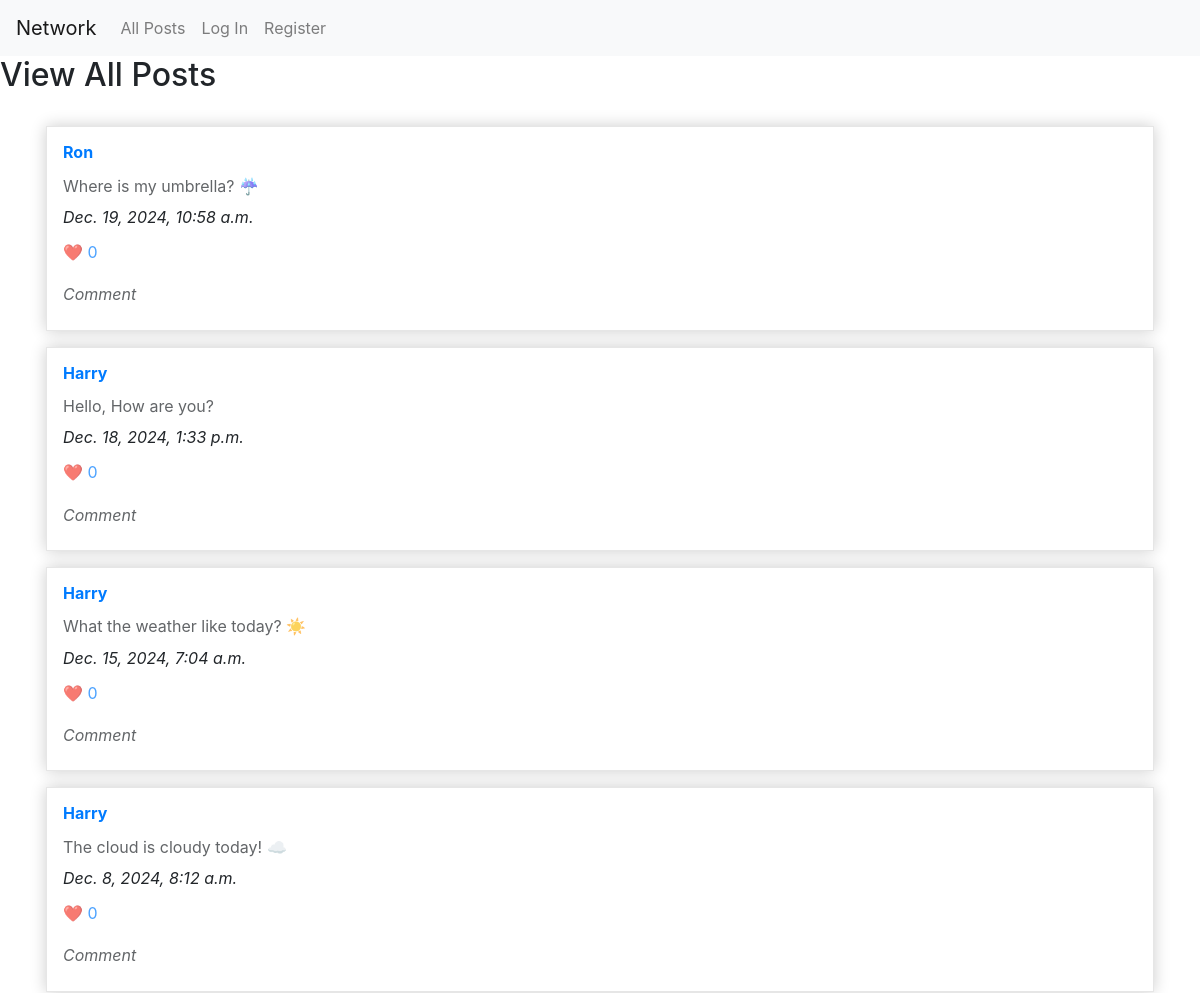
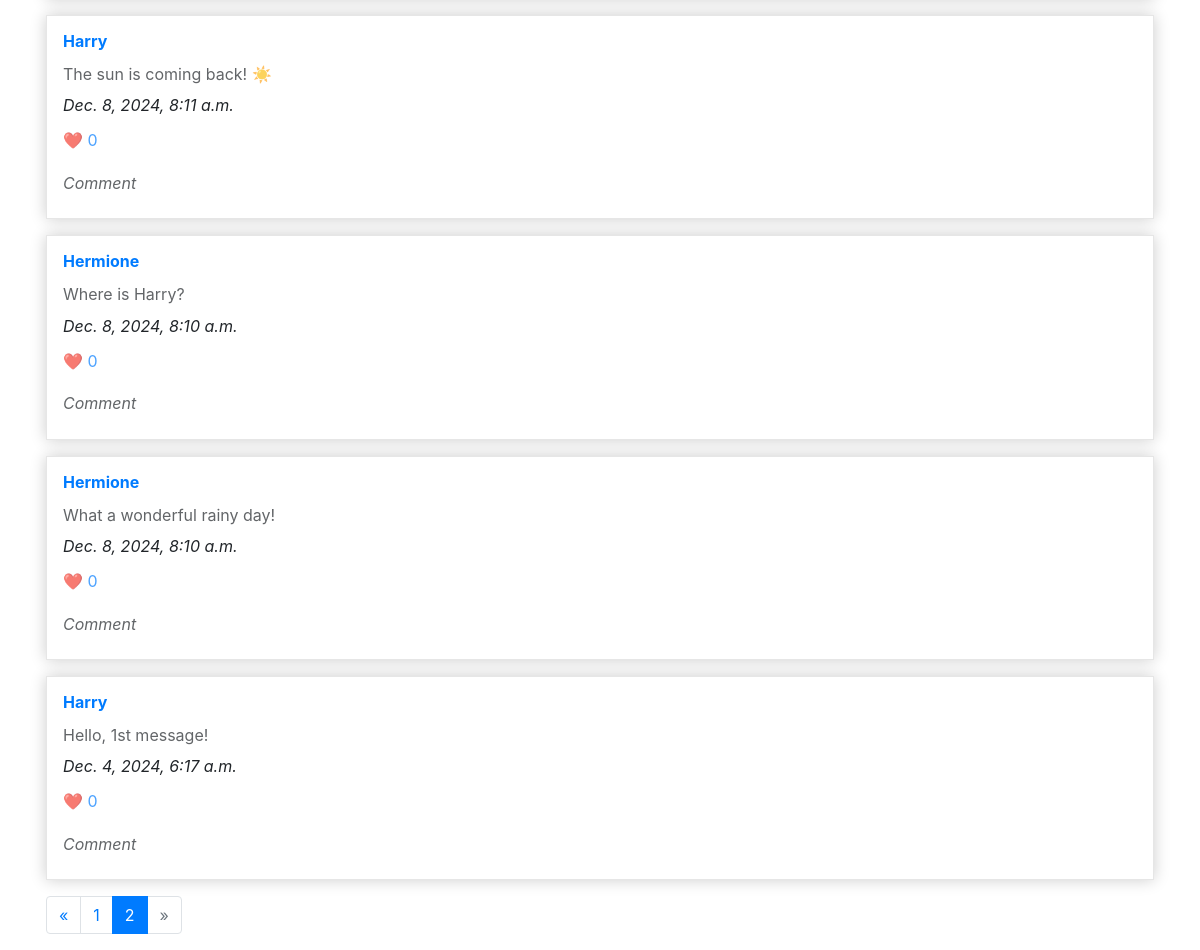
Screenshot of /?page=2 with the database file from the repository (2 pictures, top to bottom).
### network/models.py (models this page shows)
class Post(models.Model):
    user = models.ForeignKey("User", on_delete=models.CASCADE, related_name="posts")
    content = models.TextField()
    date = models.DateTimeField(auto_now_add=True)
    likes = models.ManyToManyField("User", related_name="liked_posts", blank=True)
    like = models.IntegerField(blank=True, null=True)

class User(AbstractUser):
    pass

### network/views.py (the view)
# urls.py: path("", views.index, name="index"),
def index(request):
    posts = Post.objects.all().filter().order_by("-date")
    posts = Paginator(posts, 10)
    page_number = request.GET.get('page')
    posts = posts.get_page(page_number)
    current_user = request.user
    return render(request, "network/index.html", {
        "posts": posts,
        "current_user": current_user
    })

### network/templates/network/index.html (shortened to what this page needs)
{% extends "network/layout.html" %}
{% load static %}
{% block body %}
  <h2>View All Posts</h2>
  <div class="container">
      {% for post in posts %}
        <div class="card-post">
          <h3><a href="{% url 'profile' post.user %}">{{post.user}}</a></h3>
          <p>
            {{ post.content }}
          </p>
          <i>{{post.date}}</i>
          <a href="{% url 'like' post.id %}"><p>❤️ {{ post.like }}</p></a>
          <p><i>Comment</i></p>
        </div>
      {% endfor %}
      <nav aria-label="Page navigation example">
        <ul class="pagination">
          {% if posts.has_previous %}
            <li class="page-item">
              <a class="page-link" href="?page={{ posts.previous_page_number }}" aria-label="Previous">
                <span aria-hidden="true">&laquo;</span>
              </a>
            </li>
          {% else %}
            <li class="page-item disabled">
              <a class="page-link" href="#" aria-label="Previous">
                <span aria-hidden="true">&laquo;</span>
              </a>
            </li>
          {% endif %}
          {% for num in posts.paginator.page_range %}
            {% if posts.number == num %}
              <li class="page-item active"><a class="page-link" href="#">{{ num }}</a></li>
            {% elif num > posts.number|add:'-3' and num < posts.number|add:'3' %}
              <li class="page-item"><a class="page-link" href="?page={{ num }}">{{ num }}</a></li>
            {% endif %}
          {% endfor %}
          {% if posts.has_next %}
            <li class="page-item">
              <a class="page-link" href="?page={{ posts.next_page_number }}" aria-label="Next">
                <span aria-hidden="true">&raquo;</span>
              </a>
            </li>
          {% else %}
            <li class="page-item disabled">
              <a class="page-link" href="#" aria-label="Next">
                <span aria-hidden="true">&raquo;</span>
              </a>
            </li>
          {% endif %}
        </ul>
      </nav>
    </div>
  </div>
{% endblock %}

### network/static/network/styles.css (style rules this page uses)
.container { max-width: auto; margin-top: 32px; padding: 0 16px; }
.card-post { margin-bottom: 16px; padding: 1em; overflow: hidden; height: auto; background: white; border: solid 1px #e6e6e6; box-shadow: 0 0 15px rgba(0,0,0,0.2); display: flex; flex-direction: column; }
.card-post h3 { font-size: 16px; font-weight: bold; margin: 0; }
.card-post p { font-size: 16px; line-height: 1.4; opacity: .7; margin-bottom: 8px; margin-top: 12px; }

### rows the page displays
Post: user "Ron", content "Where is my umbrella? ☔", date "Dec. 19, 2024, 10:58 a.m.", like "0"
Post: user "Harry", content "Hello, How are you?", date "Dec. 18, 2024, 1:33 p.m.", like "0"
Post: user "Harry", content "What the weather like today? ☀️", date "Dec. 15, 2024, 7:04 a.m.", like "0"
Post: user "Harry", content "The cloud is cloudy today! ☁️", date "Dec. 8, 2024, 8:12 a.m.", like "0"
Post: user "Harry", content "The sun is coming back! ☀️", date "Dec. 8, 2024, 8:11 a.m.", like "0"
Post: user "Hermione", content "Where is Harry?", date "Dec. 8, 2024, 8:10 a.m.", like "0"
Post: user "Hermione", content "What a wonderful rainy day!", date "Dec. 8, 2024, 8:10 a.m.", like "0"
Post: user "Harry", content "Hello, 1st message!", date "Dec. 4, 2024, 6:17 a.m.", like "0"

### other values shown
{{ num }} "1"
{{ num }} "2"
